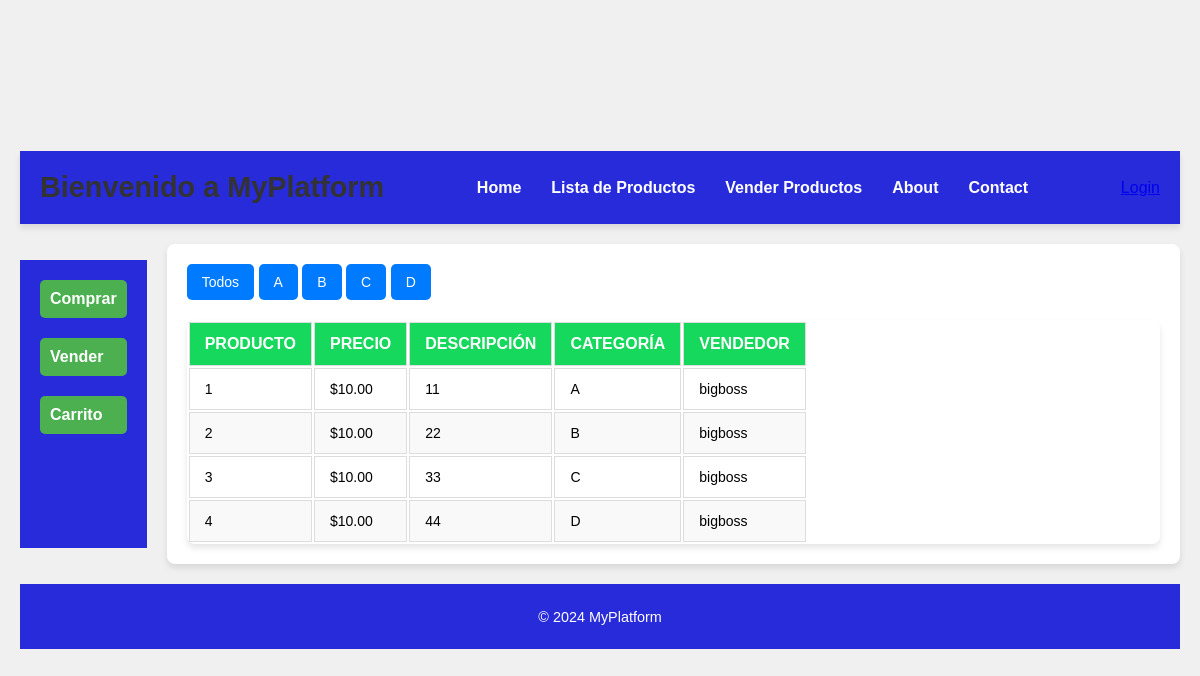
/products/, run on an earlier commit of the app's database.
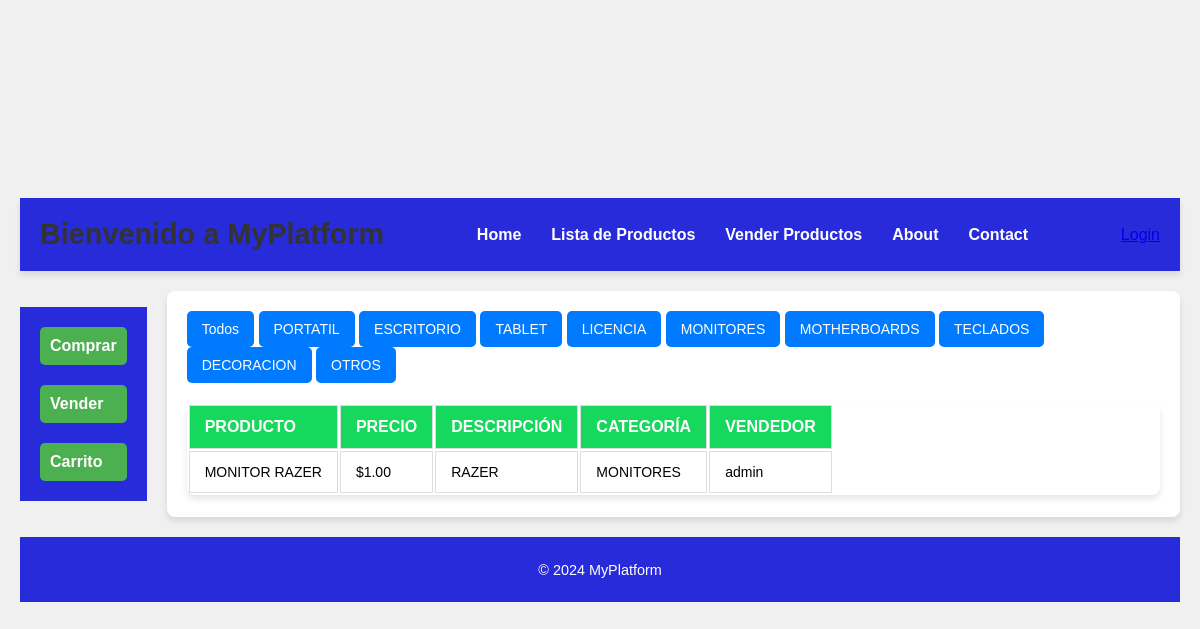
And on a later commit of the database.
### products/models.py (models this page shows, shortened)
class Category(models.Model):
    name = models.CharField(max_length=100)
    description = models.TextField(blank=True, null=True)

class Product(models.Model):
    id = models.BigAutoField(primary_key=True)
    name = models.CharField(max_length=255)
    description = models.TextField()
    price = models.DecimalField(max_digits=10, decimal_places=2)
    stock = models.IntegerField(default=0)  # Indica la cantidad en inventario
    category = models.ForeignKey('Category', on_delete=models.SET_NULL, null=True, blank=True)
    seller = models.ForeignKey(settings.AUTH_USER_MODEL, related_name='products_for_sale', on_delete=models.CASCADE)
    is_sold = models.BooleanField(default=False)  # Indica si el producto está vendido
    is_available = models.BooleanField(default=True)  # Nuevo campo para indicar disponibilidad
    @property
    def is_available(self):
        return self.stock > 0

### users/models.py (models this page shows, shortened)
class CustomUser(AbstractUser):
    is_buyer = models.BooleanField(default=False)
    is_seller = models.BooleanField(default=False)
    full_name = models.CharField(max_length=255, blank=True, null=True)
    phone_number = models.CharField(max_length=20, blank=True, null=True)
    address = models.TextField(blank=True, null=True)

### products/views.py (the view)
# urls.py: path('', views.ProductListView.as_view(), name='product_list'),
class ProductListView(ListView):
    model = Product
    template_name = 'product_list.html'
    context_object_name = 'products'
    def get_context_data(self, **kwargs):
        context = super().get_context_data(**kwargs)
        categories = Category.objects.all()  # Obtén todas las categorías
        context['categories'] = categories  # Pasa las categorías al template
        return context
    def get_queryset(self):
        queryset = Product.objects.all()
        category_id = self.request.GET.get('category')  # Obtener el filtro de categoría desde el GET
        if category_id:
            queryset = queryset.filter(category__id=category_id)  # Filtrar por ID de categoría
        return queryset

### products/templates/product_list.html (shortened to what this page needs)
{% extends 'home.html' %}
{% block content %}
    <div id="category-filter">
        <form method="get">
            <button href="{% url 'product_list' %}" type="submit" name="category" value="">Todos</button>
            {% for category in categories %}
                <button type="submit" name="category" value="{{ category.id }}">
                    {{ category.name }}
                </button>
            {% endfor %}
        </form>
    </div>
    <div class="product-table">
        <table>
            <thead>
                <tr>
                    <th>Producto</th>
                    <th>Precio</th>
                    <th>Descripción</th>
                    <th>Categoría</th>
                    <th>Vendedor</th>
                </tr>
            </thead>
            <tbody>
                {% for product in products %}
                    <tr>
                        <td>{{ product.name }}</td>
                        <td>${{ product.price }}</td>
                        <td>{{ product.description }}</td>
                        <td>{{ product.category.name }}</td>
                        <td>{{ product.seller.username }}</td>
                    </tr>
                {% endfor %}
            </table>
    </div>
{% endblock %}

### templates/home.html (shortened to what this page needs)
{% load static %}
<!DOCTYPE html>
<html lang="en">
<head>
    <link rel="stylesheet" href="{% static 'css\home.css' %}">
    <link rel="stylesheet" href="{% static 'css\product_list.css' %}">
    <link rel="stylesheet" href="{% static 'css\buy.css' %}">
    <link rel="stylesheet" href="{% static 'css\login.css' %}">
    <link rel="stylesheet" href="{% static 'css\profile.css' %}">
</head>
<body>
    <div class="grid-container">
        <header>
            <h1>Bienvenido a MyPlatform</h1>
            <ul>
                <li><a href="{% url 'home' %}">Home</a></li>
                <li><a href="{% url 'product_list' %}">Lista de Productos</a></li>
                <li><a href="{% url 'sell_product' %}">Vender Productos</a></li>
                <li><a href="">About</a></li>
                <li><a href="">Contact</a></li>
            </ul>
            <div>
                {% if user.is_authenticated %}
                    <form method="post" action="{% url 'logout' %}" style="display: inline;">
                        {% csrf_token %}
                        <a href="{% url 'profile' %}">{{ user.username }}</a>
                        <button type="submit">Logout</button>
                    </form>
                {% else %}
                    <a href="{% url 'login' %}">Login</a>
                {% endif %}
            </div>
        </header>
        <menu>
            <li>
                <a href="{% url 'available_products' %}">Comprar</a>
            </li>
            <li>
                <a href="">Vender</a>
            </li>
            <li>
                <a href="">Carrito</a>
            </li>
        </menu>
        <main>
            {% block content %}{% endblock content %}
        </main>
        <footer>
            <p>&copy; 2024 MyPlatform</p>
        </footer>
    </div>
</body>
</html>

### static/css/home.css (style rules this page uses)
body { background-color: #f4f4f9; font-family: Arial, sans-serif; margin: 0; padding: 0; }
.grid-container { display: grid; grid-template-areas: "a a a a a a a a a" "b c c c c c c c c" "d d d d d d d d d"; gap: 20px; grid-template-columns: repeat(9, 1fr); grid-template-rows: auto 1fr auto; padding: 20px; }
header { grid-area: a; background-color: #282bda; color: white; padding: 20px; display: flex; justify-content: space-between; align-items: center; box-shadow: 0 4px 6px rgba(0, 0, 0, 0.1); }
header h1 { margin: 0; font-size: 1.8rem; }
header ul { list-style: none; padding: 0; margin: 0; display: flex; }
header ul li { margin: 0 15px; }
header ul li a { color: white; text-decoration: none; font-weight: bold; transition: color 0.3s ease; }
header div { display: flex; align-items: center; }
menu { grid-area: b; background-color: #282bda; color: white; padding: 20px; display: flex; flex-direction: column; gap: 20px; }
menu a { display: block; color: white; text-decoration: none; font-weight: bold; padding: 10px; border-radius: 5px; background-color: #4CAF50; transition: background-color 0.3s ease; width: 100%; box-sizing: border-box; }
main { grid-area: c; background-color: #ffffff; padding: 20px; border-radius: 8px; box-shadow: 0 4px 6px rgba(0, 0, 0, 0.1); }
footer { grid-area: d; background-color: #282bda; color: white; text-align: center; padding: 10px 0; font-size: 0.9rem; }
menu li { list-style: none; padding: 0; margin: 0; }

### static/css/product_list.css (style rules this page uses)
.product-table { width: 100%; border-collapse: collapse; margin-top: 20px; box-shadow: 0 4px 6px rgba(0, 0, 0, 0.1); background-color: white; border-radius: 8px; overflow: hidden; }
.product-table th, .product-table td { padding: 12px 15px; border: 1px solid #ddd; text-align: left; }
.product-table th { background-color: #4CAF50; color: white; font-weight: bold; text-transform: uppercase; }
.product-table td { vertical-align: middle; font-size: 14px; }
button { padding: 10px 15px; font-size: 14px; cursor: pointer; border: none; background-color: #007bff; color: white; border-radius: 5px; transition: background-color 0.3s ease; }

### static/css/buy.css (style rules this page uses)
.product-table { width: 100%; border-collapse: collapse; margin-top: 20px; box-shadow: 0 4px 6px rgba(0, 0, 0, 0.1); background-color: rgb(255, 255, 255); border-radius: 8px; overflow: hidden; }
.product-table th, .product-table td { padding: 12px 15px; border: 1px solid #dddddd; text-align: left; }
.product-table th { background-color: #16d85d; font-weight: bold; }
.product-table td { vertical-align: middle; }
button { padding: 10px 15px; font-size: 14px; cursor: pointer; border: none; background-color: #007bff; color: white; border-radius: 5px; }

### static/css/login.css (style rules this page uses)
body { font-family: Arial, sans-serif; background-color: #f0f0f0; margin: 0; padding: 0; display: flex; justify-content: center; align-items: center; height: 100vh; }
h1 { color: #333; margin-bottom: 20px; }

What changed in the data, as far as the page shows it:
removed Product: name "2", price "10.00", description "22", category.name "B", seller.username "bigboss"
removed Product: name "3", price "10.00", description "33", category.name "C", seller.username "bigboss"
removed Product: name "4", price "10.00", description "44", category.name "D", seller.username "bigboss"
changed Category: name "A" → "PORTATIL"
changed Category: name "B" → "ESCRITORIO"
changed Category: name "C" → "TABLET"
changed Category: name "D" → "LICENCIA"
added Category: {{ category.id }} 5 (drawn), name "MONITORES"
added Category: {{ category.id }} 6 (drawn), name "MOTHERBOARDS"
added Category: {{ category.id }} 7 (drawn), name "TECLADOS"
added Category: {{ category.id }} 8 (drawn), name "DECORACION"
added Category: {{ category.id }} 9 (drawn), name "OTROS"
changed Product: name "1" → "MONITOR RAZER"; price "10.00" → "1.00"; description "11" → "RAZER"; category.name "A" → "MONITORES"; seller.username "bigboss" → "admin"
